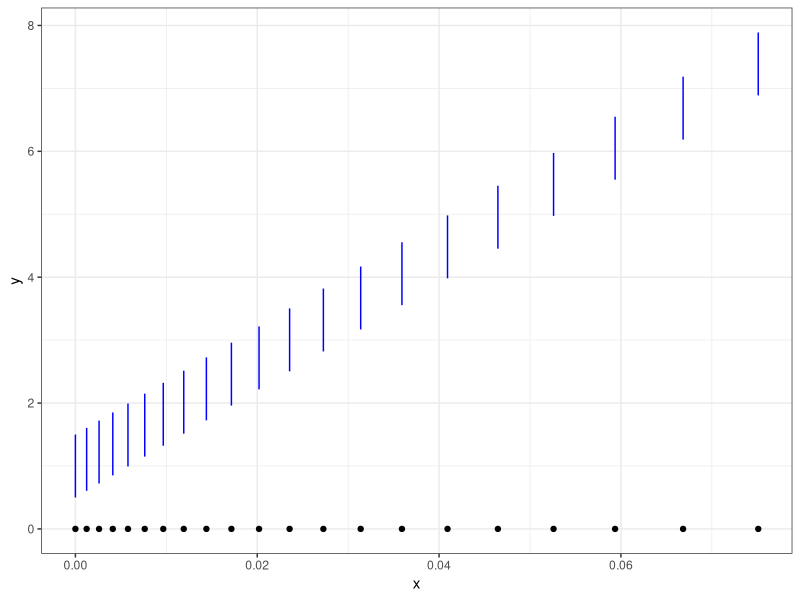

Here is the R script that generated this plot:
library(ggplot2)

createSine <- function(n=200, len=1, f=f, fprime=fprime, getquadapprox=FALSE, f2prime=getquadapprox) {
  if(getquadapprox & !is.function(f2prime)) f2prime <- function(x) -1*f(x) # for backwards compatibility
  x <- seq(0, 2*pi, length=n+2)[(2:(n+1))]
  l <- rep(len, length=length(x))
  fx <- f(x)
  ystart <- fx - .5*l
  yend <- fx + .5*l
  ell <- yend-ystart
  # now correct for line illusion in vertical direction
  dy <- diff(range(fx))
  dx <- diff(range(x))
  # fprime works in framework of dx and dy, but we represent it in framework of dx and dy+len
  # needs to be fixed by factor a:  
  a <- dy/(dy + len) 
  # ellx is based on the "trig" correction
  ellx <- ell / cos(atan(abs(a*fprime(x))))
  # ellx2 is based on linear approximation of f  
  ellx2 <- ell * sqrt(1 + a*fprime(x)^2)
  
  # make this a data frame - ggplot2 doesn't do well with floating vectors
  dframe <- data.frame(x=x, xstart=x, xend=x, y=fx, ystart=ystart, yend=yend, ell=ell, ellx = ellx, ellx2=ellx2)
  
  # third adjustment is based on quadratic approximation of f.
  # this needs two parts: correction above and below f(x)  
  if(getquadapprox & is.function(f2prime)){
    secseg <- do.call("rbind", lapply(dframe$x, function(i) getSecantSegment(i, dframe, f, fprime, f2prime)))
    dframe$ellx3.u <- secseg$sec.ell1
    dframe$ellx3.l <- secseg$sec.ell2
  }
  dframe
}

correctx <- function(z, fprime, a=0, b=2*pi, shrink=0) {
  const <- integrate(function(x) abs(fprime(x)), a, b)$value
  trans <- sapply(z, function(i) integrate(function(x) abs(fprime(x)), a, i)$value*(b-a)/const)
  rowMeans(matrix(c(rep(z, times=shrink), trans), nrow=length(z), byrow=FALSE))
}

f <- exp
fprime <- exp
dframe <- data.frame(x=seq(0, 2, by=.1), y=f(seq(0, 2, by=.1)))
dframe$yend <- dframe$y-.5
dframe$ystart <- dframe$y+.5
dframe$xstart <- dframe$x
dframe$xend <- dframe$x
minor.axis.correction <- correctx(seq(0, 2, .1), fprime)

dframe$xtrans <- correctx(dframe$x, fprime=fprime)

dots <- data.frame(x = rep(minor.axis.correction, times=1), y=rep(c(0), each=length(minor.axis.correction)))

qplot(x=xtrans, xend=xtrans, y = ystart, yend=yend, colour=I("blue"), geom="segment", data=dframe) + theme_bw() + xlab("x") + ylab("y")+ geom_point(data=dots, aes(x=x, y=y), inherit.aes=FALSE) 
